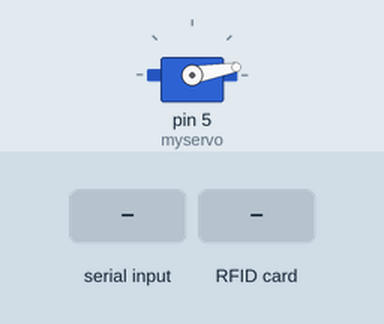
Simulated run of this sketch. Board: Arduino Uno, built with avr-gcc and run on an emulated ATmega328P. On the bench: servo. The inputs (shaded band) are chosen by the test bench. What the sketch prints to the serial monitor is not drawn.

Above: at 1.2 s.
1.3 s: "A" received over Serial
At 1.77 s:
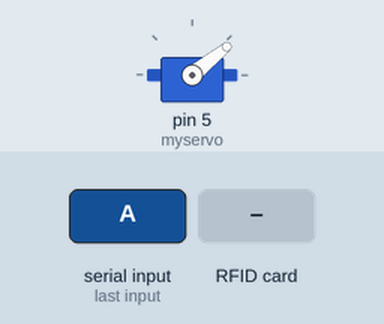
At 3.6 s:
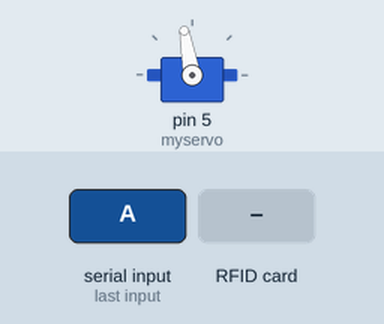
4.3 s: RFID card 5E 7A 19 C4 held to the reader
At 6.14 s:
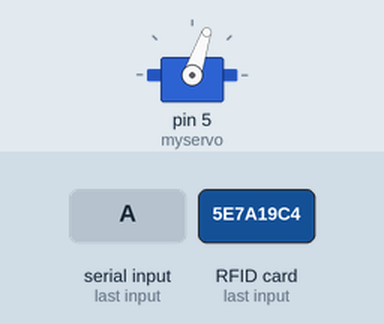
Timing chart, 0 to 8.5 s (numbered marks = the images above; inputs shaded):
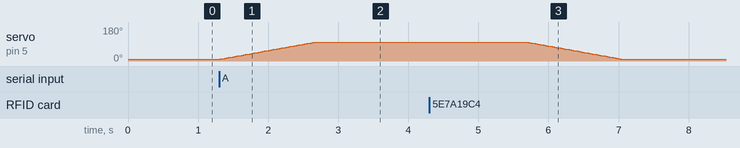

Measured:
- after the input at 1.3 s, servo on pin 5 (myservo): moves from 10° to 100° over 1.4 s, starting at once

The sketch:

CONG_VAO.ino
```cpp
#include <SPI.h>
#include <MFRC522.h>
#include <Servo.h>

Servo myservo;  // Tạo đối tượng servo để điều khiển servo

int pos = 0;  // Biến lưu vị trí của servo

#define RST_PIN 9
#define SS_PIN 10
char receivedChar;  // Biến lưu ký tự nhận được từ cổng serial

MFRC522 mfrc522(SS_PIN, RST_PIN);

void setup() {
  myservo.attach(5);  // Kết nối servo tại chân số 5
  myservo.write(10);  // Đặt servo ở góc 90 độ (vị trí đóng)

  Serial.begin(9600);

  SPI.begin();
  mfrc522.PCD_Init();

}

void mo_barie() {
    // Đóng barrier
  for (pos = 10; pos <= 100; pos += 1) {  // Góc từ 0 đến 90
    myservo.write(pos);
    delay(15);  // Chờ servo di chuyển
  }


  delay(3000);  // Giữ barrier mở trong 3 giây
  // Mở barrier
  for (pos = 100; pos >= 10; pos -= 1) {  // Góc từ 90 đến 0
    myservo.write(pos);
    delay(15);  // Chờ servo di chuyển
  }

}

void loop() {
  // Kiểm tra dữ liệu nhận từ cổng Serial
  if (Serial.available() > 0) {
    receivedChar = Serial.read();  // Đọc ký tự từ Serial

    if (receivedChar == 'A') {  // Nếu nhận được ký tự 'B'
      mo_barie();  // Gọi hàm mở barrier
    }
  }

  // Kiểm tra thẻ RFID
  if (!mfrc522.PICC_IsNewCardPresent()) {
    return;
  }

  if (!mfrc522.PICC_ReadCardSerial()) {
    return;
  }

  // In UID của thẻ ra Serial
  for (byte i = 0; i < mfrc522.uid.size; i++) {
    Serial.print(mfrc522.uid.uidByte[i] < 0x10 ? " 0" : " ");
    Serial.print(mfrc522.uid.uidByte[i], HEX);
  }
  Serial.println("");
  mfrc522.PICC_HaltA();
  mfrc522.PCD_StopCrypto1();
}
```
